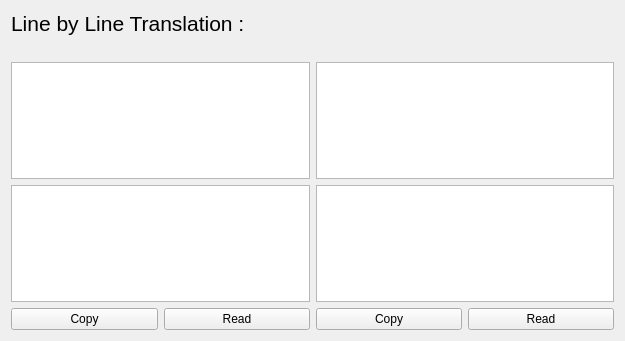
<?xml version="1.0" encoding="UTF-8"?>
<ui version="4.0">
 <class>LineByLine</class>
 <widget class="QWidget" name="LineByLine">
  <property name="geometry">
   <rect>
    <x>0</x>
    <y>0</y>
    <width>625</width>
    <height>341</height>
   </rect>
  </property>
  <property name="windowTitle">
   <string>Form</string>
  </property>
  <layout class="QVBoxLayout" name="verticalLayout">
   <item>
    <layout class="QVBoxLayout" name="verticalLayout_4">
     <property name="topMargin">
      <number>0</number>
     </property>
     <item>
      <widget class="QLabel" name="label">
       <property name="font">
        <font>
         <pointsize>16</pointsize>
        </font>
       </property>
       <property name="text">
        <string>Line by Line Translation :</string>
       </property>
      </widget>
     </item>
    </layout>
   </item>
   <item>
    <layout class="QHBoxLayout" name="horizontalLayout">
     <property name="rightMargin">
      <number>0</number>
     </property>
     <item>
      <layout class="QVBoxLayout" name="verticalLayout_2">
       <property name="rightMargin">
        <number>0</number>
       </property>
       <item>
        <widget class="QLabel" name="sLang">
         <property name="styleSheet">
          <string notr="true">color: rgb(44, 162, 207);</string>
         </property>
         <property name="text">
          <string/>
         </property>
        </widget>
       </item>
       <item>
        <widget class="QListWidget" name="src1">
         <property name="font">
          <font>
           <pointsize>12</pointsize>
          </font>
         </property>
         <property name="horizontalScrollBarPolicy">
          <enum>Qt::ScrollBarAlwaysOff</enum>
         </property>
         <property name="alternatingRowColors">
          <bool>true</bool>
         </property>
         <property name="textElideMode">
          <enum>Qt::ElideRight</enum>
         </property>
         <property name="verticalScrollMode">
          <enum>QAbstractItemView::ScrollPerPixel</enum>
         </property>
        </widget>
       </item>
       <item>
        <widget class="QTextBrowser" name="src1Browser">
         <property name="font">
          <font>
           <pointsize>14</pointsize>
          </font>
         </property>
        </widget>
       </item>
       <item>
        <layout class="QHBoxLayout" name="src1ActionsRow">
         <item>
          <widget class="QPushButton" name="copySrc1">
           <property name="text">
            <string>Copy</string>
           </property>
           <property name="icon">
            <iconset resource="icons.qrc">
             <normaloff>:/icons/file-copy-line.png</normaloff>:/icons/file-copy-line.png</iconset>
           </property>
          </widget>
         </item>
         <item>
          <widget class="QPushButton" name="readSrc1">
           <property name="text">
            <string>Read</string>
           </property>
           <property name="icon">
            <iconset resource="icons.qrc">
             <normaloff>:/icons/volume-up-line.png</normaloff>:/icons/volume-up-line.png</iconset>
           </property>
          </widget>
         </item>
        </layout>
       </item>
      </layout>
     </item>
     <item>
      <layout class="QVBoxLayout" name="verticalLayout_3">
       <property name="rightMargin">
        <number>0</number>
       </property>
       <item>
        <widget class="QLabel" name="tLang">
         <property name="styleSheet">
          <string notr="true">color: rgb(44, 162, 207);</string>
         </property>
         <property name="text">
          <string/>
         </property>
        </widget>
       </item>
       <item>
        <widget class="QListWidget" name="src2">
         <property name="font">
          <font>
           <pointsize>12</pointsize>
          </font>
         </property>
         <property name="horizontalScrollBarPolicy">
          <enum>Qt::ScrollBarAlwaysOff</enum>
         </property>
         <property name="alternatingRowColors">
          <bool>true</bool>
         </property>
         <property name="textElideMode">
          <enum>Qt::ElideRight</enum>
         </property>
         <property name="verticalScrollMode">
          <enum>QAbstractItemView::ScrollPerPixel</enum>
         </property>
        </widget>
       </item>
       <item>
        <widget class="QTextBrowser" name="src2Browser">
         <property name="font">
          <font>
           <pointsize>14</pointsize>
          </font>
         </property>
        </widget>
       </item>
       <item>
        <layout class="QHBoxLayout" name="src2ActionsRow">
         <item>
          <widget class="QPushButton" name="copySrc2">
           <property name="text">
            <string>Copy</string>
           </property>
           <property name="icon">
            <iconset resource="icons.qrc">
             <normaloff>:/icons/file-copy-line.png</normaloff>:/icons/file-copy-line.png</iconset>
           </property>
          </widget>
         </item>
         <item>
          <widget class="QPushButton" name="readSrc2">
           <property name="text">
            <string>Read</string>
           </property>
           <property name="icon">
            <iconset resource="icons.qrc">
             <normaloff>:/icons/volume-up-line.png</normaloff>:/icons/volume-up-line.png</iconset>
           </property>
          </widget>
         </item>
        </layout>
       </item>
      </layout>
     </item>
    </layout>
   </item>
  </layout>
 </widget>
 <resources>
  <include location="icons.qrc"/>
 </resources>
 <connections/>
</ui>
